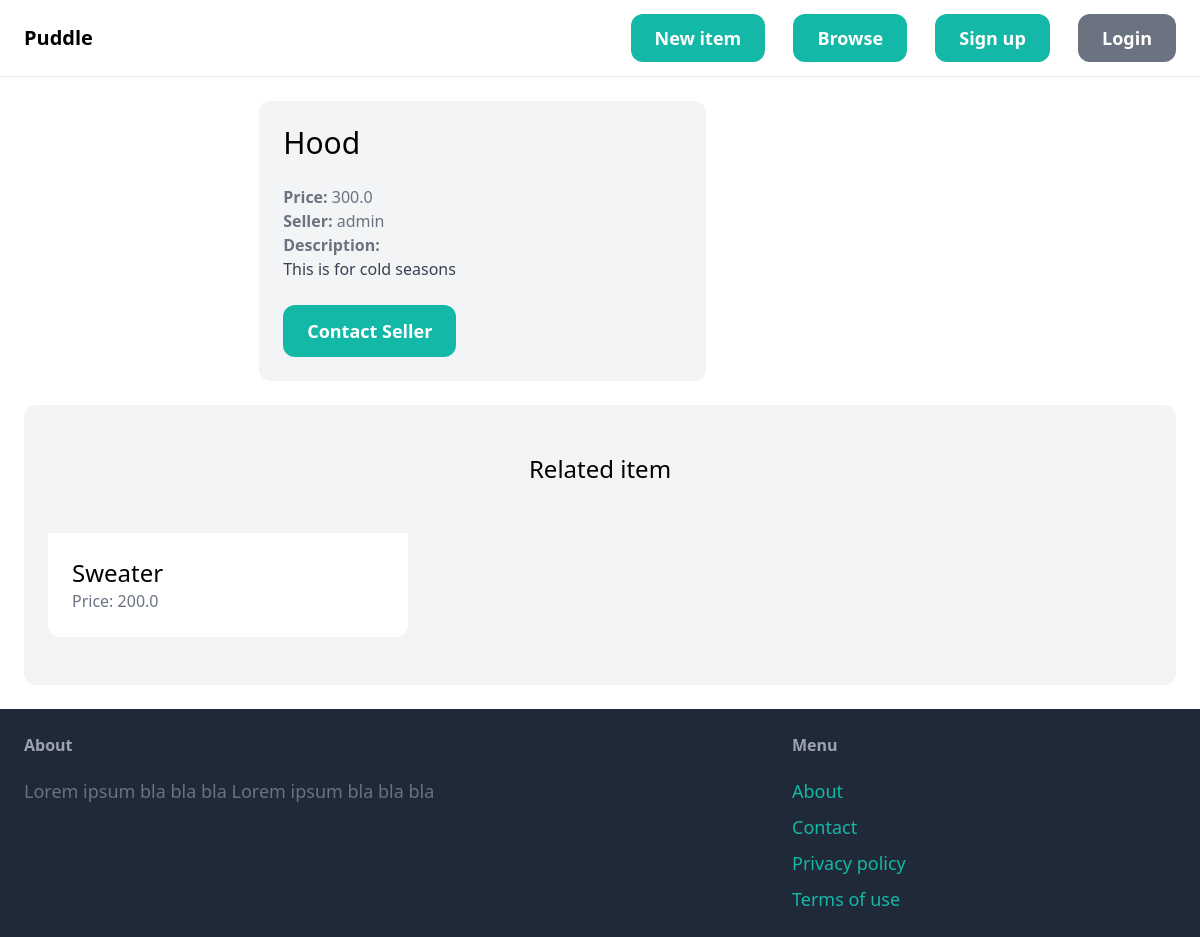
/items/3/, run on an earlier commit of the app's database.
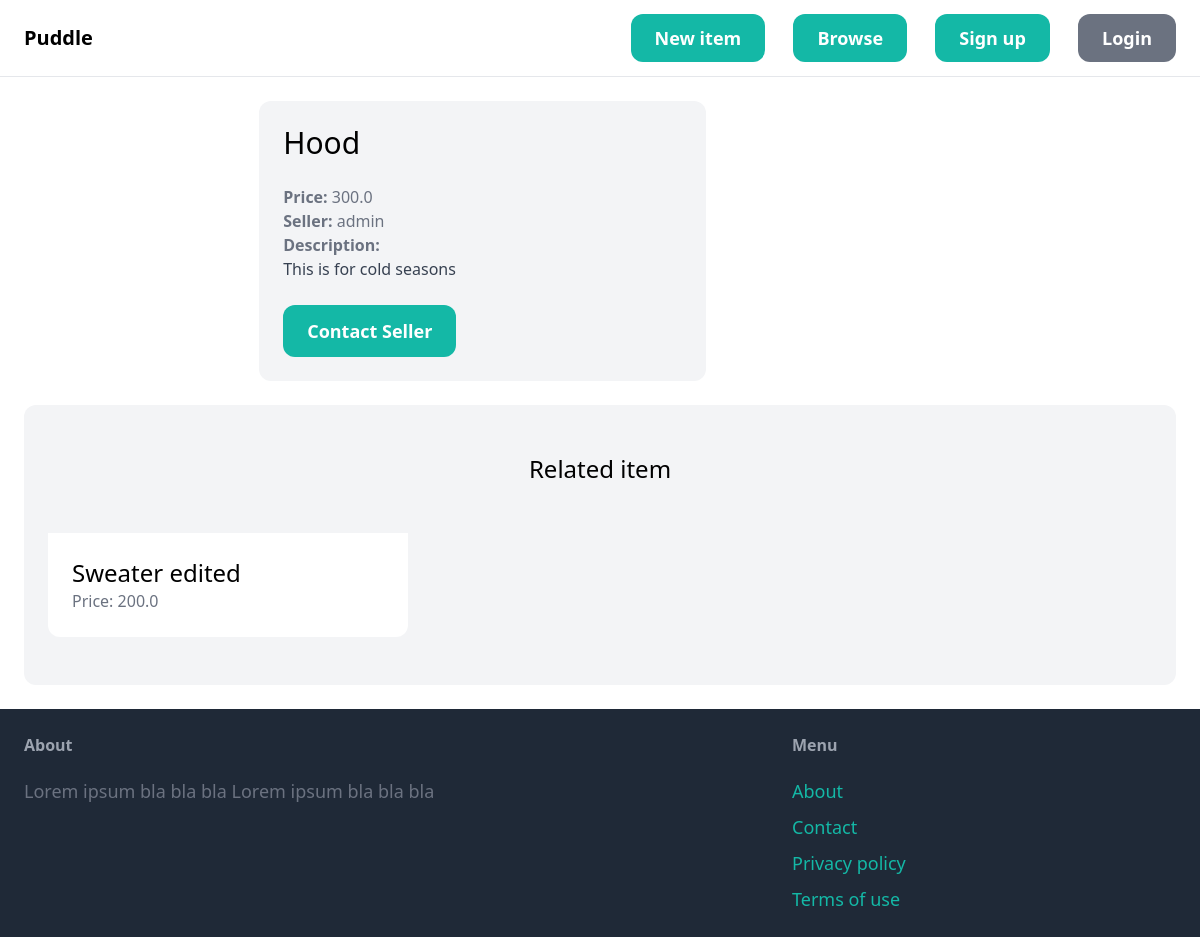
And on a later commit of the database.
### item/models.py (models this page shows)
class Item(models.Model):
    category = models.ForeignKey(Category, related_name='items', on_delete=models.CASCADE)
    name = models.CharField(max_length=255)
    description = models.TextField(blank=True, null=True)
    price = models.FloatField()
    image = models.ImageField(upload_to='item_images', blank=True, null=True)
    is_sold = models.BooleanField(default=False)
    created_by = models.ForeignKey(User, related_name='items', on_delete=models.CASCADE)
    created_at = models.DateTimeField(auto_now_add=True)

### item/views.py (the view)
# urls.py: path('<int:pk>/', views.detail, name='detail'),
def detail(request, pk):
    item = get_object_or_404(Item, pk=pk)
    related_item = Item.objects.filter(category = item.category, is_sold=False).exclude(pk=pk)[0:3 ]
    return render(request, 'item/details.html', {
        'item': item,
        'related_item': related_item
    })

### templates/item/details.html (shortened to what this page needs)
{% extends 'core/base.html' %}
{% block content %}
<div class="grid grid-cols-5 gap-6">
    <div class="cols-span-3">
    </div>
    <div class="col-span-2 p-6 bg-gray-100 rounded-xl">
        <h1 class="mb-6 text-3xl"> {{ item.name }} </h1>
        <p class="text-gray-500"><strong>Price: </strong>{{item.price}}</p>
        <p class="text-gray-500"><strong>Seller: </strong>{{item.created_by.username}}</p>
        {% if item.description %}
            <p class="text-gray-700">
                <strong class="text-gray-500">Description:</strong><br>
                {{ item.description }}
            </p>
        {% endif %}
        {% if request.user == item.created_by %}
        <div class="mt-6 p-6 bg-white rounded-xl">
            <p>This is your item!</p>
            <a href="{% url 'item:edit' item.id %}" class="inline-block mt-6 px-6 py-3 text-lg font-semibold bg-teal-500 text-white rounded-xl">Edit</a>
            <a href="{% url 'item:delete' item.id %}" class="inline-block mt-6 px-6 py-3 text-lg font-semibold bg-red-500 text-white rounded-xl">Delete</a>
        </div>
        {% else %}
        <a href="{% url 'conversation:new' item.id %}" class="inline-block mt-6 px-6 py-3 text-lg font-semibold bg-teal-500 text-white rounded-xl hover:bg-teal-700">Contact Seller</a>
        {% endif %}
    </div>
</div>
<div class="mt-6 px-6 py-12 bg-gray-100 rounded-xl">
    <h2 class="mb-12 text-2xl text-center"> Related item</h2>
<div class="grid grid-cols-3 gap-3">
    {% for item in related_item %}
    <div>
        <a href="{% url 'item:detail' item.id %}">
            <div class="p-6 bg-white rounded-b-xl">
                <h2 class="text-2xl">{{ item.name }}</h2>
                <p class="text-gray-500">Price: {{ item.price }}</p>
            </div>
        </a>
    </div>
    {% endfor %}
</div>
</div>
{% endblock %}

What changed in the data, as far as the page shows it:
changed Item: name "Sweater" → "Sweater edited"
